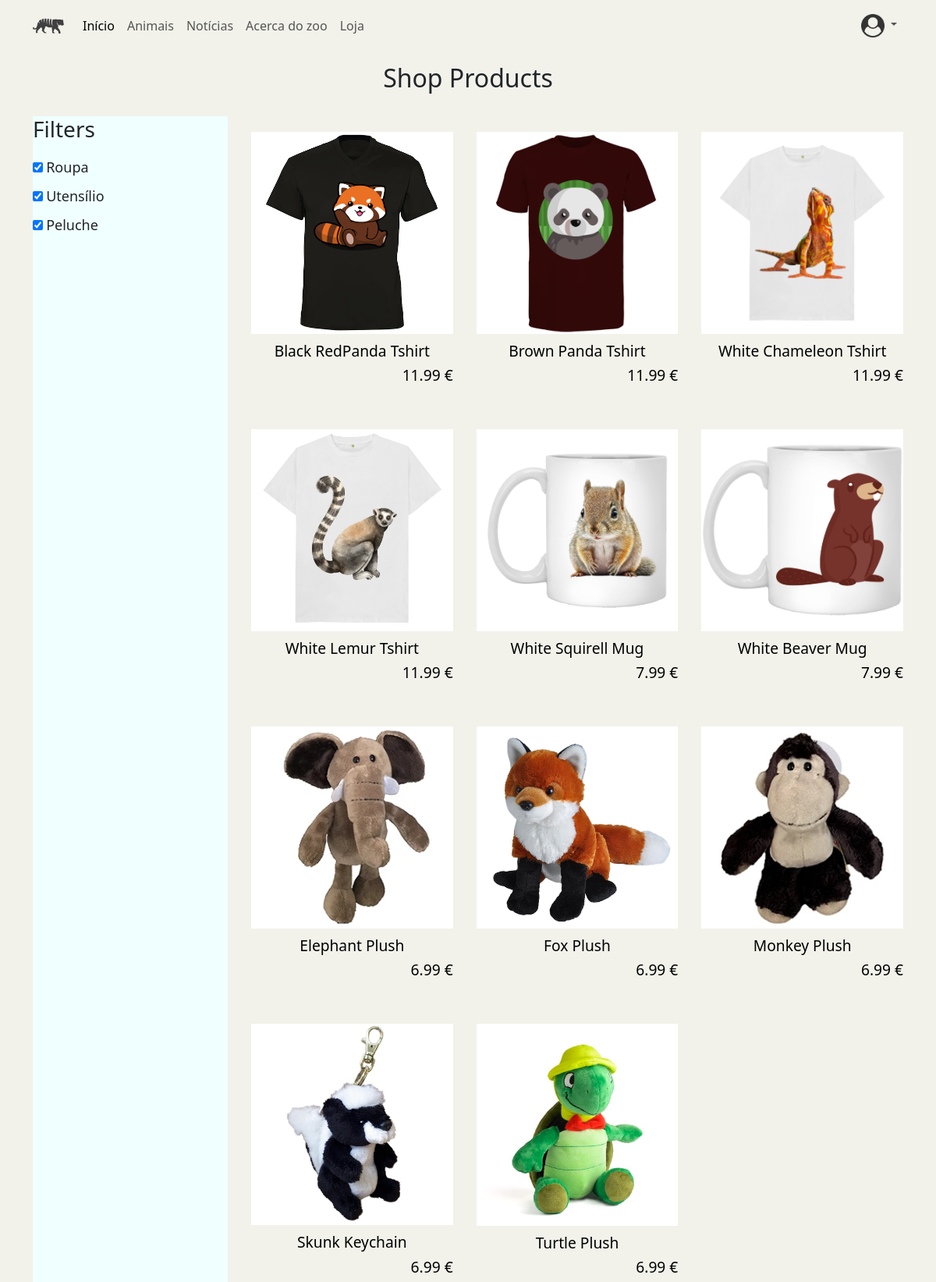
Page /shop on the committed database.
### ZOO_App/models.py (models this page shows)
class Produto(models.Model):
    designacao = models.CharField(max_length=50)
    preco = models.FloatField()
    categoria = models.CharField(max_length=50)
    imagem = models.FileField(upload_to="Products", null=True)
    descricao = models.CharField(max_length=100)

### ZOO_App/views.py (the view)
# urls.py: path('shop',views.render_shop, name='shop'),
def render_shop(request):
    product_list = Produto.objects.all()
    product_types=  []
    for product in product_list:
        if product.categoria not in product_types:
            product_types.append(product.categoria)
    if request.user.is_authenticated:
        list = getProductsInCart(request)
        context = {'product_list': product_list,'all' :list, "product_types": product_types
        }
        return render(request, 'ZOO_App/shop_archive.html', context)
    context = {'product_list': product_list, "product_types": product_types
    }
    return render(request, 'ZOO_App/shop_archive.html', context)

### ZOO_App/templates/ZOO_App/shop_archive.html (shortened to what this page needs)
{%extends "./index.html"%}
{% load static %}
{%block head%}
<link rel="stylesheet" href="{%static 'css\styleShop.css' %}">
    <link href='https://unpkg.com/boxicons@2.1.4/css/boxicons.min.css' rel='stylesheet'>
{%endblock%}
{%block conteudo%}
<body>
        <section class="shop container">
            <h2 class="section-title">Shop Products</h2>
            <div class="shop-content-w-filter">
                <aside class="filters" style="background-color: azure;">
                    <h3>Filters</h3>
                    {% for produto in product_types %}
                    <input type="checkbox" id="type1" name="type1" value="{{produto}}" checked onchange="checkFilters(this)">
                    <label for="type1" style="font-size: large; margin-top: 10px;"> {{produto}}</label><br>
                    {% endfor %}
                </aside>
                <div class="shop-content">
                    {% for produto in product_list %}
                        <a class="product-box" name="{{produto.categoria}}" href="{% url 'ZOO_App:produto' produto.id%}">
                            <img src="{% static produto.imagem.url %}" alt="" class="product-image">
                            <h2 class="product-title">{{produto.designacao}}</h2>
                            <h4 class="product-price"> {{produto.preco}} € </h4>
                        </a>
                    {% endfor %}
                </div>
            </div>
        </section>
    {% endblock %}

### ZOO_App/static/css/styleShop.css (style rules this page uses)
.section-title, .cart-title { text-align: center; margin-bottom: 30px; }
.shop { margin-top: 15px; }
.product-image, .product-title { width: 100%; }
.product-image { margin-top: 20px; }
.product-title { font-size:larger; text-align: center; margin-top: 10px; }
.product-price { font-size:larger; text-align: right; }
.shop-content-w-filter { display: grid; grid-template-columns: repeat(auto-fit, minmax(250px, auto)); gap: 30px; }
.shop-content { display: grid; grid-template-columns: repeat(auto-fit, minmax(250px, auto)); gap: 30px; }
.product-box { text-decoration: none ; color: black; }

### ZOO_App/templates/ZOO_App/index.html (style rules this page uses)
a { text-decoration: none; }
body { padding: 0px; margin: 0px; width: 100%; background-color: rgb(242, 242, 235); }

### rows in the picture
Produto: product_types "Roupa", designacao "Black RedPanda Tshirt", preco "11.99"
Produto: product_types "Utensílio", designacao "White Squirell Mug", preco "7.99"
Produto: product_types "Peluche", designacao "Elephant Plush", preco "6.99"
Produto: designacao "Brown Panda Tshirt", preco "11.99"
Produto: designacao "White Chameleon Tshirt", preco "11.99"
Produto: designacao "White Lemur Tshirt", preco "11.99"
Produto: designacao "White Beaver Mug", preco "7.99"
Produto: designacao "Fox Plush", preco "6.99"
Produto: designacao "Monkey Plush", preco "6.99"
Produto: designacao "Skunk Keychain", preco "6.99"
Produto: designacao "Turtle Plush", preco "6.99"
